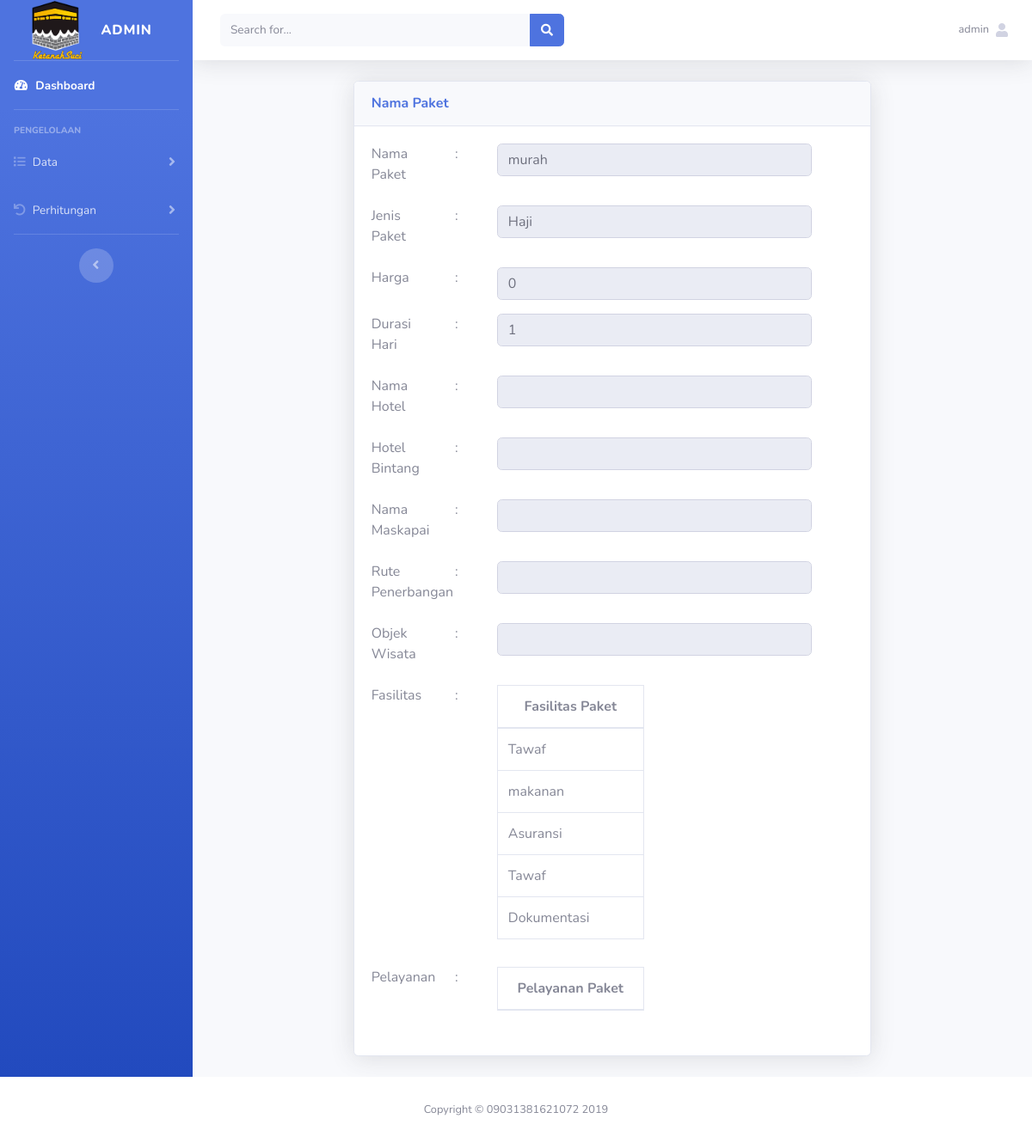
The page /index.php?url=paket_haji_lihat&id=P0004 (signed in) on the database its author committed.
### tables this page shows
CREATE TABLE `tbl_data_paket` (
  `id` int(11) NOT NULL,
  `paket_data_id` varchar(50) NOT NULL,
  `paket_detail` text NOT NULL,
  `nama_paket` varchar(100) NOT NULL,
  `harga_paket` int(50) NOT NULL,
  `id_jumlah_fasilitas` varchar(50) NOT NULL,
  `id_banyak_pelayanan` varchar(50) NOT NULL,
  `travel_id` varchar(50) NOT NULL,
  `jenispaket_id` varchar(50) NOT NULL,
  `testimoni_id` varchar(50) NOT NULL,
  `sertifikat_id` varchar(50) NOT NULL,
  `nama_hotel` varchar(100) NOT NULL,
  `bintang_hotel` enum('bintang 1','bintang 2','bintang 3','bintang 4','bintang 5') NOT NULL,
  `objek_wisata` varchar(100) NOT NULL,
  `nama_maskapai` varchar(50) NOT NULL,
  `rute_penerbangan` varchar(20) NOT NULL,
  `jumlah_hari` varchar(50) NOT NULL
);

CREATE TABLE `tbl_jenis_paket` (
  `id` int(11) NOT NULL,
  `jenispaket_id` varchar(50) NOT NULL,
  `jenispaket` varchar(50) NOT NULL
);

CREATE TABLE `tbl_jumlah_fasilitas` (
  `id` int(11) NOT NULL,
  `travel_id` varchar(50) NOT NULL,
  `fasilitas_id` varchar(50) NOT NULL,
  `id_jumlah_fasilitas` varchar(50) NOT NULL
);

CREATE TABLE `tbl_data_fasilitas` (
  `id` int(11) NOT NULL,
  `fasilitas_id` varchar(50) NOT NULL,
  `nama_fasilitas` varchar(100) NOT NULL,
  `travel_id` varchar(50) NOT NULL
);

### config/routes.php (called while the page is built, shortened)
<?php
$req = [];
$include = [];
if(isset($_GET['url'])){
	switch ($_GET['url']) {
		case'paket_haji_lihat':
			$include[] ='halaman/paket_haji/read.php';
		break;
	}
}else{
	$req[]='config/koneksi.php';
	$req[]='config/pengguna/load_data.php';
	$include[] ='pengguna_dashboard.php';
}
?>

### halaman/paket_haji/read.php (the view, shortened to what this page needs)
<?php
include 'config/koneksi.php';
$id_paket=$_GET['id'];
$sql_paket=mysqli_query($koneksi,"SELECT * FROM tbl_data_paket INNER JOIN tbl_jenis_paket USING(jenispaket_id) INNER JOIN tbl_agent_travel USING(travel_id) WHERE paket_data_id='$id_paket'");
$data=mysqli_fetch_assoc($sql_paket);
?>
<div class="container-fluid col-xl-8 col-xs-8 mb-auto">
    <div class="card shadow mb-4">
        <div class="card-header py-3">
            <h6 class="m-0 font-weight-bold text-primary"> Nama Paket</h6>
        </div>
        <div class="card-body">
            <form action="config/paket_travel/edit.php" method="POST">
                <div class="form-group">
                    <div class="row">
                    <div class="col-xl-2">
                    <label for="">Nama Paket</label>
                    </div>
                    <div class="col-xl-1">
                    :
                    </div>
                    <div class="col-xl-8">
                        <input type="text" class="form-control" name="namapaket" value="<?php echo $data['nama_paket'] ?>" readonly></input>
                    </div>
                    </div>
                </div>
                <div class="form-group">
                    <div class="row">
                        <div class="col-xl-2">
                        <label for="">Jenis Paket</label>
                        </div>
                        <div class="col-xl-1"> :</div>
                        <div class="col-xl-8">
                        <input type="text" class="form-control" value="<?php echo $data['jenispaket']; ?>"readonly>
                        </div>
                    </div>
                </div>
                <div class="form-group">
                    <div class="row">
                        <div class="col-xl-2">
                            <label for="">Harga</label>
                        </div>
                        <div class="col-xl-1">:</div>
                        <div class="col-xl-8">
                            <input type="text" name="harga" class="form-control" value="<?php echo $data['harga_paket'];?>" readonly>
                        </div>
                    </div>
                </div>
                <div class="form-group">
                    <div class="row">
                        <div class="col-xl-2">
                            <label for="">Durasi Hari</label>
                        </div>
                        <div class="col-xl-1">:</div>
                        <div class="col-xl-8">
                            <input type="text" name="hari" class="form-control" value="<?php echo $data['jumlah_hari'];?>" readonly>
                        </div>
                    </div>
                </div>
                <div class="form-group">
                    <div class="row">
                        <div class="col-xl-2">
                            <label for="">Nama Hotel</label>
                        </div>
                        <div class="col-xl-1">:</div>
                        <div class="col-xl-8">
                            <input type="text" name="hotel" class="form-control" value="<?php echo $data['nama_hotel'];?>" readonly>
                        </div>
                    </div>
                </div>
                <div class="form-group">
                    <div class="row">
                        <div class="col-xl-2">
                            <label for="">Hotel Bintang</label>
                        </div>
                        <div class="col-xl-1">:</div>
                        <div class="col-xl-8">
                        <input type="text" name="hotel" class="form-control" value="<?php echo $data['bintang_hotel'];?>" readonly>
                        </div>
                    </div>
                </div>
                <div class="form-group">
                    <div class="row">
                        <div class="col-xl-2">
                            <label for="">Nama Maskapai</label>
                        </div>
                        <div class="col-xl-1">:</div>
                        <div class="col-xl-8">
                            <input type="text" name="namamaskapai" class="form-control" value="<?php echo $data['nama_maskapai']; ?>" readonly>
                        </div>
                    </div>
                </div>
                <div class="form-group">
                    <div class="row">
                        <div class="col-xl-2">
                            <label for="">Rute Penerbangan</label>
                        </div>
                        <div class="col-xl-1">:</div>
                        <div class="col-xl-8">
                        <input type="text" name="hotel" class="form-control" value="<?php echo $data['rute_penerbangan'];?>" readonly>
                        </div>
                    </div>
                </div>
                <div class="form-group">
                    <div class="row">
                        <div class="col-xl-2">
                            <label for="">Objek Wisata</label>
                        </div>
                        <div class="col-xl-1">:</div>
                        <div class="col-xl-8">
                            <input type="text" name="objekwisata" class="form-control" value="<?php echo $data['objek_wisata']?>" readonly>
                        </div>
                    </div>
                </div>
                <div class="form-group">
                    <div class="row">
                        <div class="col-xl-2">
                            <label for="">Fasilitas</label>
                        </div>
                        <div class="col-xl-1">:</div>
                        <div class="col-xl-4">
                            <table class="table table-bordered">
                                <thead>
                                    <tr align="center">
                                        <th>Fasilitas Paket</th>
                                    </tr>
                                </thead>
                                <tbody>
                                <?php
                                $idpaket=$data['id_jumlah_fasilitas'];
                                $sql_byk_fasilitas=mysqli_query($koneksi,"SELECT * FROM tbl_jumlah_fasilitas INNER JOIN tbl_data_fasilitas using(fasilitas_id) WHERE id_jumlah_fasilitas='$idpaket'");
                                while($data_banyak_fasilitas = mysqli_fetch_assoc($sql_byk_fasilitas)){
                                ?>
                                <tr id="<?php echo $data_banyak_fasilitas['fasilitas_id'];?>">
                                    <div class="form-check">
                                    <td><?php echo $data_banyak_fasilitas['nama_fasilitas'];?></td>
                                    </div>
                                </tr>
                                <?php
                                }
                                ?>
                                </tbody>
                            </table>
                        </div>
                    </div>
                </div>
                <div class="form-group">
                    <div class="row">
                        <div class="col-xl-2">
                            <label for="">Pelayanan</label>
                        </div>
                        <div class="col-xl-1">:</div>
                        <div class="col-xl-4">
                            <table class="table table-bordered">
                                <thead>
                                    <tr align="center">
                                        <th>Pelayanan Paket</th>
                                    </tr>
                                </thead>
                            </table>
                            </div>
                    </div>
                </div>
            </form>
        </div>
    </div>
</div>
    </div>
    </div>
    </div>

### index.php (shortened to what this page needs)
<?php
include 'config/routes.php';
if($_SESSION['level'] == 'admin'){
	   include 'halaman/admin_header.php';
	   } else if ($_SESSION['level'] == 'agent'){
	  include 'halaman/agent_travel_header.php';
	   }
foreach ($include as $key => $value) {
	require_once $value;
}
if($_SESSION['level'] == 'pengguna'){
	include 'halaman/footer_pengguna.php';
}else if($_SESSION['level'] == 'member'){
	include 'halaman/footer_pengguna.php';
}
else{
	include 'halaman/footer.php';
}
?>

### rows shown on the page
tbl_data_paket: namapaket "murah", jenispaket "Haji", harga "0", hari "1"
tbl_jumlah_fasilitas: tbl_data_fasilitas.nama_fasilitas "Tawaf"
tbl_jumlah_fasilitas: tbl_data_fasilitas.nama_fasilitas "makanan", tbl_data_fasilitas.nama_fasilitas "Asuransi"
tbl_jumlah_fasilitas: tbl_data_fasilitas.nama_fasilitas "Tawaf"
tbl_jumlah_fasilitas: tbl_data_fasilitas.nama_fasilitas "Dokumentasi"

### other values the page prints
$_SESSION['username'] "admin"
